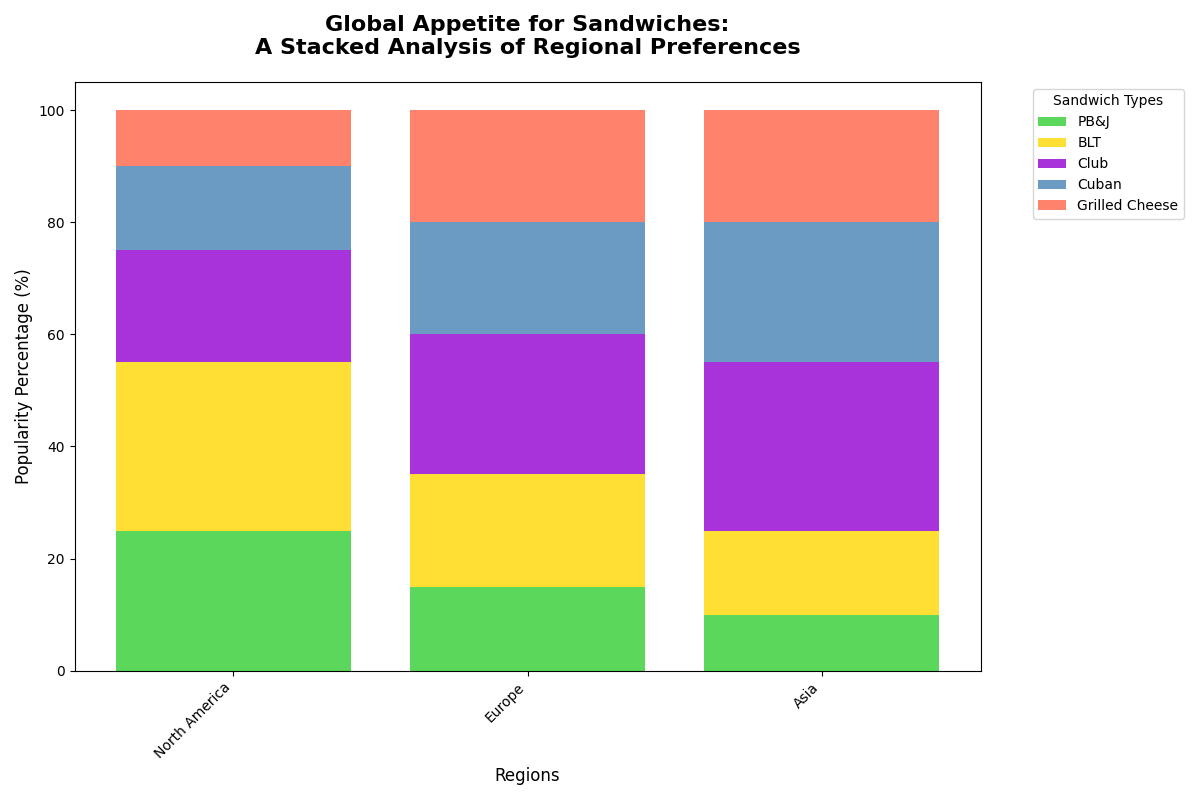

Python code for this plot:
import matplotlib.pyplot as plt
import numpy as np

regions = ['North America', 'Europe', 'Asia']
sandwich_types = ['PB&J', 'BLT', 'Club', 'Cuban', 'Grilled Cheese']

popularity = np.array([
    [25, 30, 20, 15, 10],
    [15, 20, 25, 20, 20],
    [10, 15, 30, 25, 20]
])

# Shuffled colors for each sandwich type
colors = ['#32CD32', '#FFD700', '#9400D3', '#4682B4', '#FF6347']

fig, ax = plt.subplots(figsize=(12, 8))

bottom = np.zeros(len(regions))

for idx, (sandwich, color) in enumerate(zip(sandwich_types, colors)):
    ax.bar(regions, popularity[:, idx], bottom=bottom, color=color, label=sandwich, alpha=0.8)
    bottom += popularity[:, idx]

ax.set_title("Global Appetite for Sandwiches:\nA Stacked Analysis of Regional Preferences", fontsize=16, weight='bold', pad=20)
ax.set_ylabel("Popularity Percentage (%)", fontsize=12)
ax.set_xlabel("Regions", fontsize=12)

plt.xticks(rotation=45, ha='right')
ax.legend(title="Sandwich Types", bbox_to_anchor=(1.05, 1), loc='upper left')

plt.tight_layout()
plt.show()
